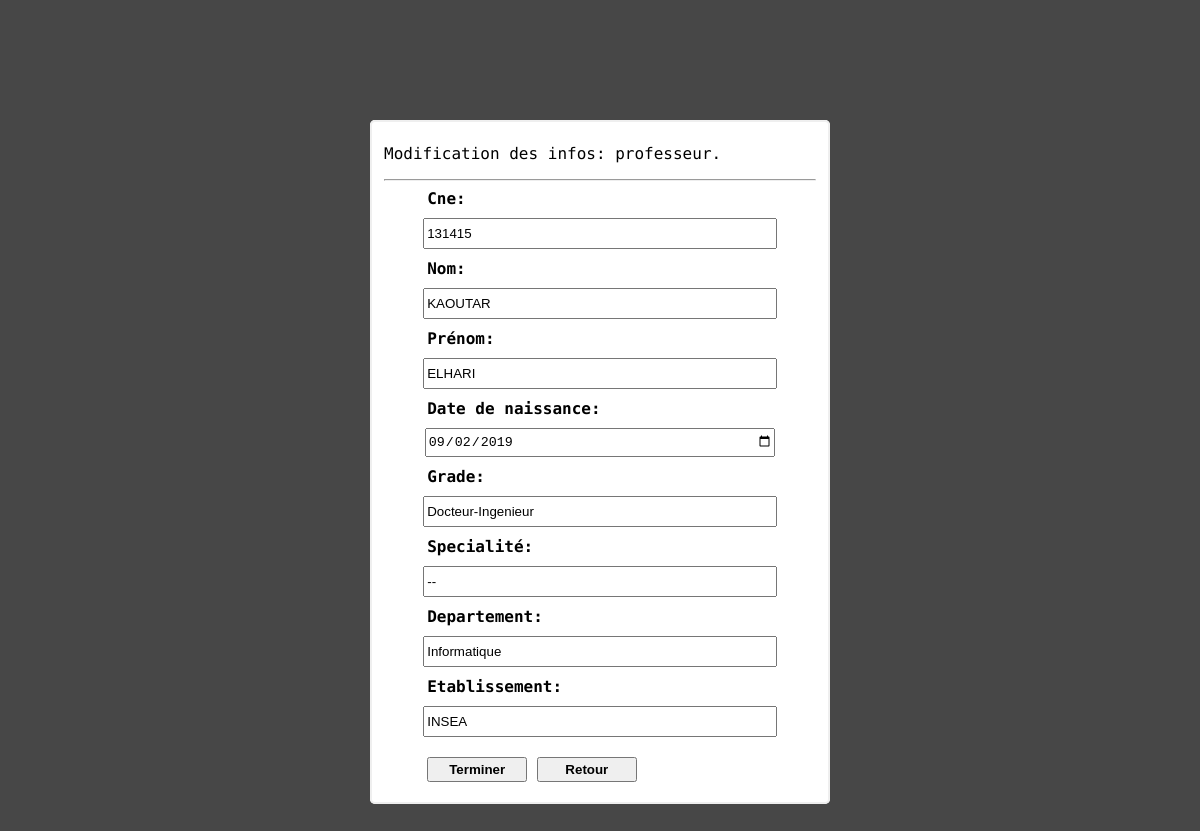
Screenshot of /views/ModifierProfesseur.php?cne=131415&page=1 (signed in) with the database file from the repository.
### tables this page shows
CREATE TABLE IF NOT EXISTS `professeur` (
  `cne` varchar(15) NOT NULL,
  `nom` varchar(15) NOT NULL,
  `prenom` varchar(15) NOT NULL,
  `dn` date NOT NULL,
  `grade` varchar(100) NOT NULL,
  `specialite` varchar(100) NOT NULL,
  `departement` varchar(100) NOT NULL,
  `etablissement` varchar(100) NOT NULL,
  PRIMARY KEY (`cne`)
);

### models/ProfesseurManager.php (called while the page is built, shortened)
<?php
class ProfesseurManager{
    public static function getProfesseurAll(PDO $db){
        $reponse = $db->query('select * from professeur');
        return $reponse;
    }
}

### views/ModifierProfesseur.php (the view, shortened to what this page needs)
<?php
require_once '../models/ProfesseurManager.php';
?>
<!DOCTYPE html>
<html lang="en">
<head>
    <link rel="stylesheet" href="../public/css/styleInscription.css">
</head>
<body>
    <fieldset>
        <p>Modification des infos: professeur.</p>
        <hr>
        <form action="../controllers/ProfesseurDataContoller.php" method="POST" id="professeur" onsubmit="verifieProfesseur(this);" >
            <?php
                $db = ConnecToDataBase::connecToDataBaseName('gem');
                $reponse = ProfesseurManager::getProfesseurAll($db);
                $estdedans = false;
                while($donnee = $reponse->fetch()){
                    if($donnee['cne'] == $_GET['cne']){
                        $estdedans = true;
                        break;
                    }
                }
            ?>
            <label for="cne">Cne:</label>
            <input type="text" name="cne" id="cne"
                <?php if($estdedans == true){
                    echo 'value = ' . $donnee['cne'];
                } ?>
            onblur="verifieCne(this);">
            <label for="nom">Nom:</label>
            <input type="text" name="nom" id="nom"
                <?php if($estdedans == true){
                        echo 'value = ' . $donnee['nom'];
                } ?>
            onblur="verifieNom(this);">
            <label for="prenom">Prénom:</label>
            <input type="text" name="prenom" id="prenom"
                <?php if($estdedans == true){
                        echo 'value = ' . $donnee['prenom'];
                } ?>
            onblur="verifiePrenom(this)">
            <label for="dnaissance">Date de naissance:</label>
            <input type="date" name="dn" id="dnaissance"
                <?php if($estdedans == true){
                        echo 'value = ' . $donnee['dn'];
                } ?>
            onblur="verifieDn(this);">
            <label for="grade">Grade:</label>
            <input type="text" name="grade" id="grade"
                <?php if($estdedans == true){
                        echo 'value = ' . $donnee['grade'];
                } ?>
            onblur="verifieString(this);">
            <label for="specialite">Specialité:</label>
            <input type="text" name="specialite" id="specialite"
                <?php if($estdedans == true){
                        echo 'value = ' . $donnee['specialite'];
                } ?>
            onblur="verifieString(this);">
            <label for="departement">Departement:</label>
            <input type="text" name="departement" id="departement"
                <?php if($estdedans == true){
                        echo 'value = ' . $donnee['departement'];
                } ?>
            onblur="verifieString(this);">
            <label for="etablissement">Etablissement:</label>
            <input type="text" name="etablissement" id="etablissement"
            <?php if($estdedans == true){
                        echo 'value = ' . $donnee['etablissement'];
                } ?>
            onblur="verifieString(this);">
            <div id="form-button">
                <input id="sauvegarder" type="submit" value="Terminer">
                <a href=<?php echo '"http://localhost/gemProp/views/acceuil.php?pageaffiche=professeur&page='.$_GET['page'].'"'; ?>><input id="retour" type="button" name="" value="Retour"></a>
            </div>
        </form>
    </fieldset>
</body>
</html>

### public/css/styleInscription.css (style rules this page uses)
body { margin: 10%; background-color: rgb(71, 71, 71); font-family: 'Source Code Pro', monospace; }
fieldset { width: 45%; margin: auto; background-color: white; border-style: solid; border-radius: 5px; }
label { display: block; width: 80%; margin-left: auto; margin-right: auto; font-weight: bold; }
input { display: block; width: 80%; height: 25px;; margin-top: 10px; margin-bottom: 10px; margin-left: auto; margin-right: auto; }
#sauvegarder { font-weight: bold; width: 100px; }
#form-button input { display: inline-block; font-weight: bold; width: 100px; }
#form-button { margin: auto; width: 80%; }

### rows the page displays
professeur: cne "131415", nom "KAOUTAR", prenom "ELHARI", dn "09/02/2019", grade "Docteur-Ingenieur", specialite "--", departement "Informatique", etablissement "INSEA"
